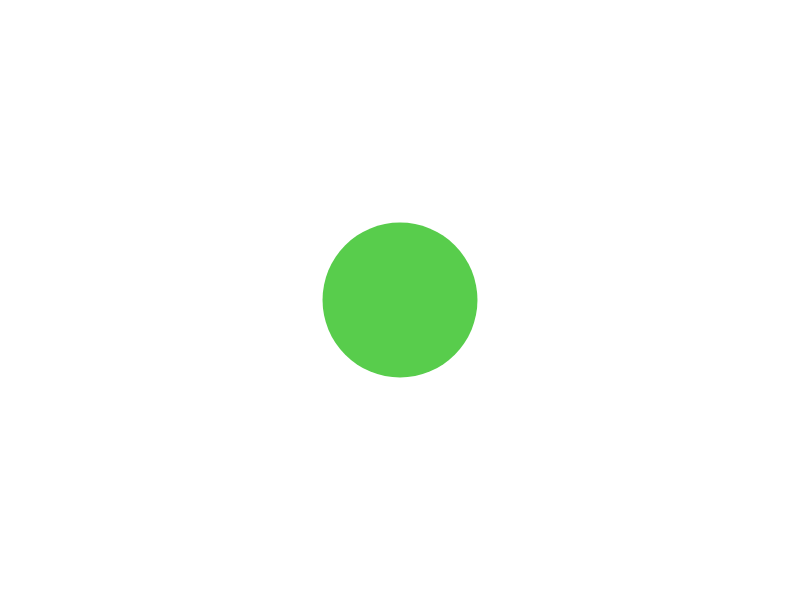
Frame 1 (no input)
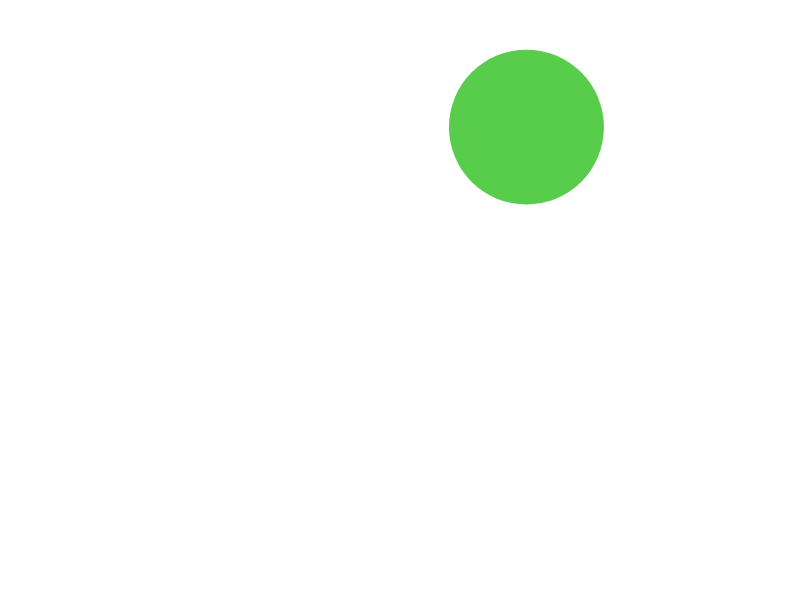
Frame 60 (no input)
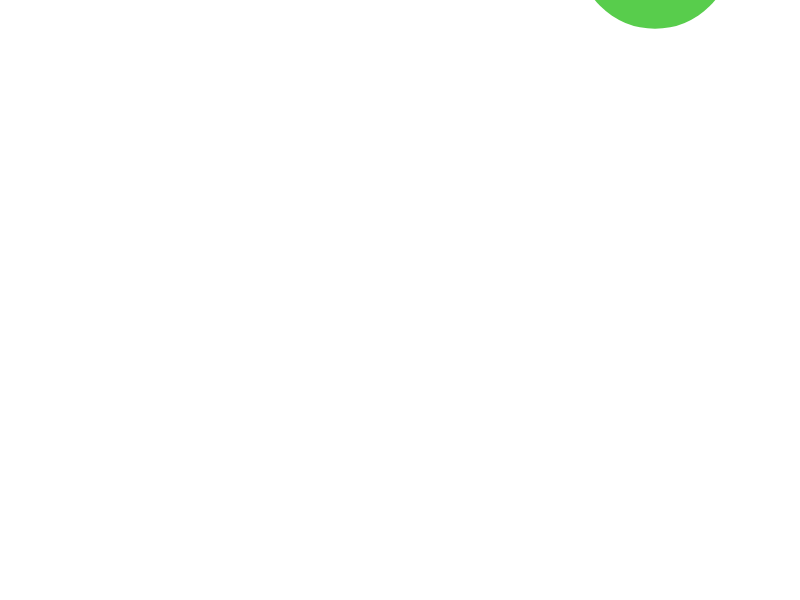
Frame 120 (the mouse pressed at the canvas centre since frame 60)

The p5.js sketch that drew these frames (run headless with seeded random() and noise() and a simulated clock; from frame 60 on, the mouse is pressed at the canvas centre):

// p5.js sketch
// ── sketch.js
let x, y, xMove, yMove, radius;
let rd, grn, bl, a;
let circleObject;

function setup() {
  createCanvas(800, 600);
  background(255);
  smooth(8);
  strokeWeight(1);

  circleObject = new Circle (width/2, height/2, random(-5,5), random(-5,5), random(10,100), random(255), random(255), random(255));
}

function draw() {
  background(255);

  circleObject.drawCircle();
  circleObject.motion();
}

class Circle {
  constructor (_x, _y, _speedX, _speedY, _radius, _r, _g, _b){
    this.x = _x;
    this.y = _y;
    this.xMove = _speedX;
    this.yMove = _speedY;
    this.radius= _radius;

    this.rd = _r;
    this.grn = _g;
    this.bl = _b;
    this.a = 255;
  }

  drawCircle(){
    noStroke();
    let fillcol = color(this.rd, this.grn, this.bl, this.a)
    fill(fillcol);
    ellipse(this.x, this.y, this.radius*2, this.radius*2);
  }

  motion(){
    this.x += this.xMove;
    this.y += this.yMove;
    if (this.x > (width+this.radius)) this.x = 0 - this.radius;
    if (this.x < (0-this.radius)) this.x = width+this.radius;
    if (this.y > (height+this.radius)) this.y = 0 - this.radius;
    if (this.y < (0-this.radius)) this.y = height+this.radius;
  }
}
